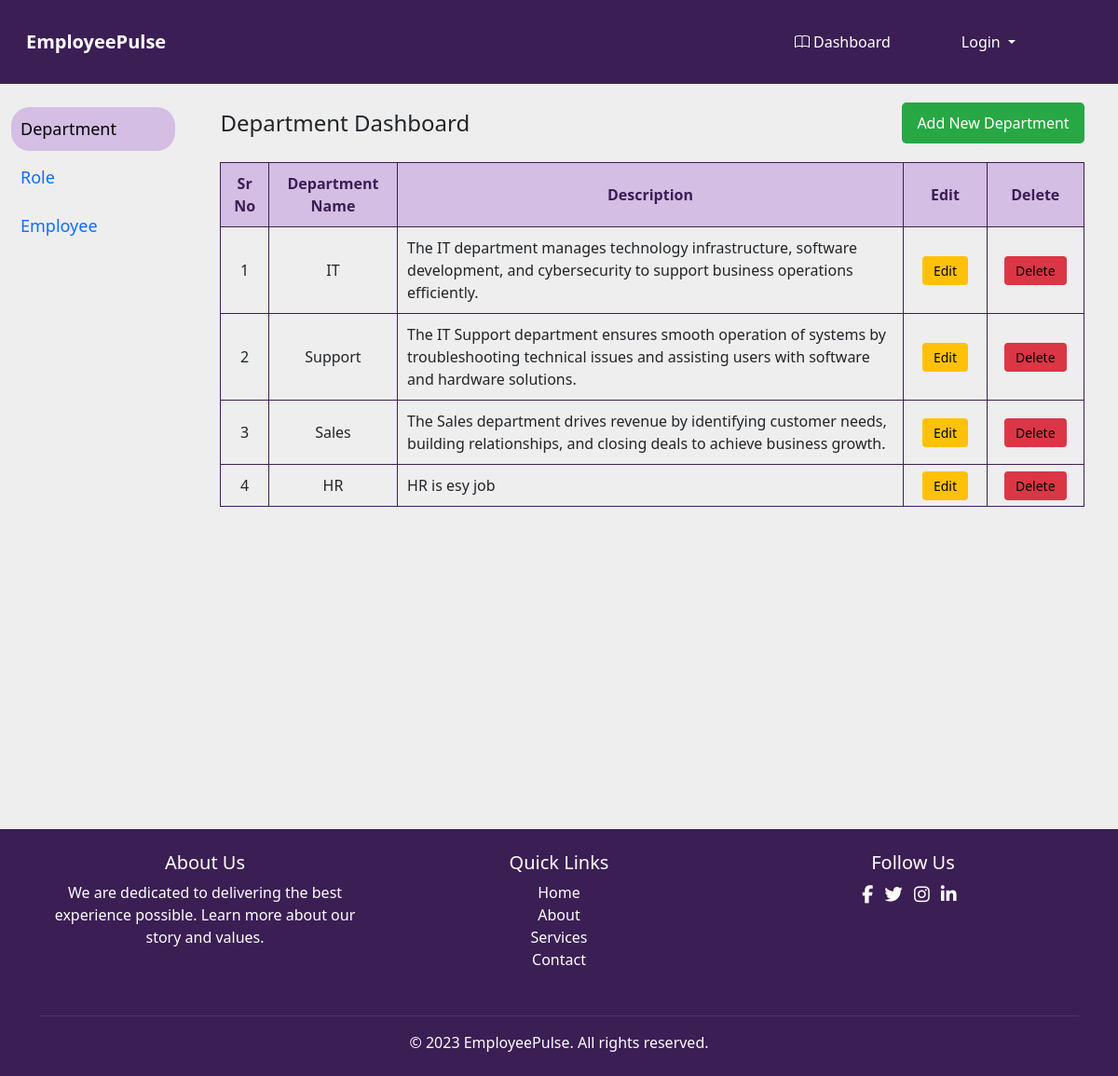
The page /department on the database as committed earlier.
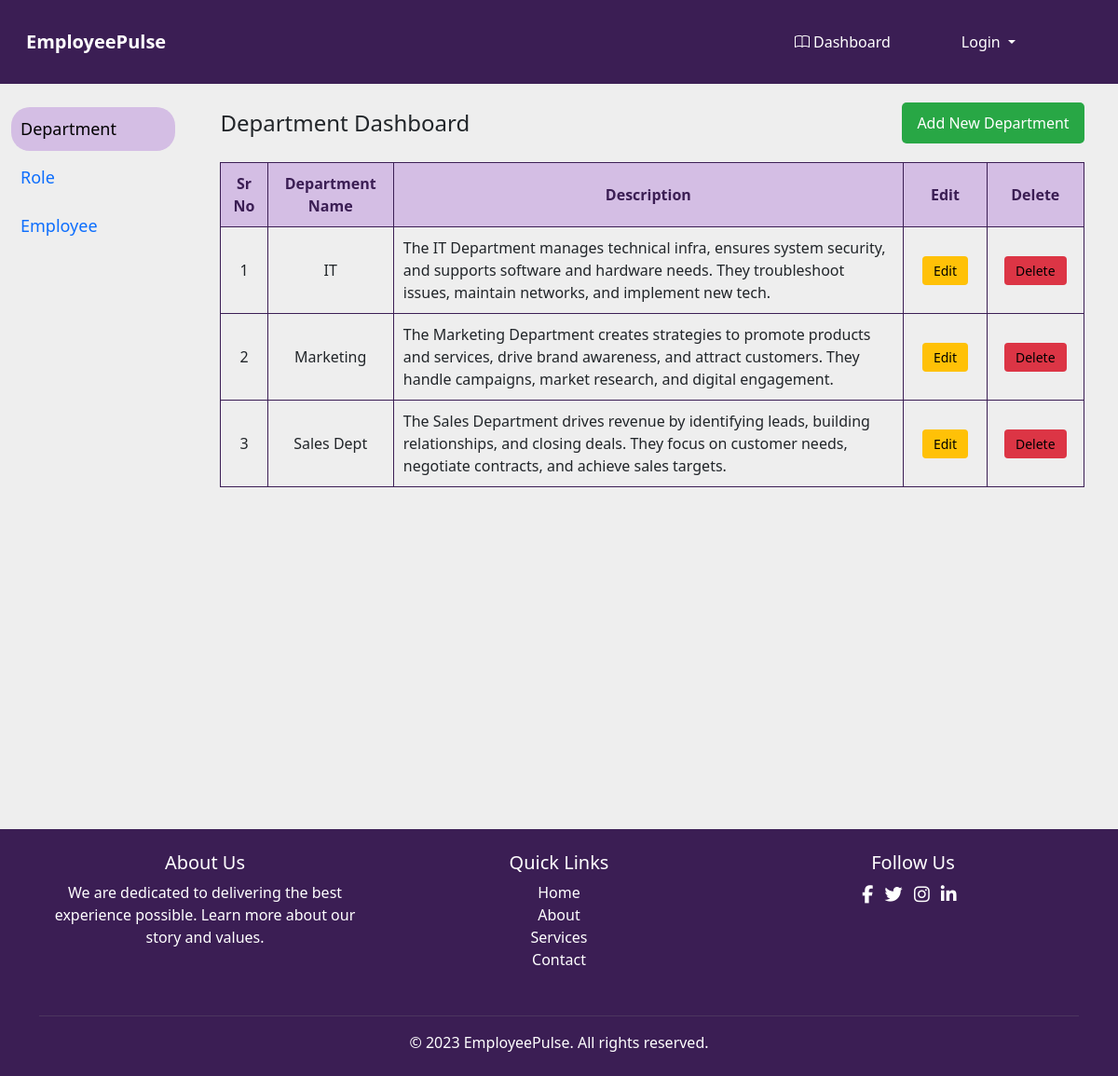
The same page on the database as committed later.
### app/models.py (models this page shows, shortened)
class Dept(models.Model):
    dept_id = models.BigAutoField(primary_key=True)
    dept_name = models.CharField(max_length=100)
    desc = models.CharField(max_length=200)
    created_at = models.DateTimeField(auto_now_add=True)
    updated_at = models.DateTimeField(auto_now=True)
    status = models.BooleanField(default=True)

### app/views.py (the view)
# urls.py: path('department', views.department),
def department(request):
    context={}
    d = Dept.objects.all().order_by('dept_id')
    context['data']=d
    return render(request, 'department.html',context)

### templates/department.html (shortened to what this page needs)
{% extends 'base.html' %}
{% load static %}
{% block 'main' %}
<div class="dept-container">
    <div class="dept-header">
        <h2>Department Dashboard</h2>
        <button class="dept-add-btn" onclick="showForm()">Add New Department</button>
    </div>
    <table class="dept-table">
        <thead>
            <tr>
                <th>Sr No</th>
                <th>Department Name</th>
                <th>Description</th>
                <th>Edit</th>
                <th>Delete</th>
            </tr>
        </thead>
        <tbody>
            {% for i in data %}
            <tr>
                <td>{{ forloop.counter }}</td>
                <td>{{ i.dept_name }}</td>
                <td style="text-align: left;">{{ i.desc }}</td>
                <td>
                    <a href="#" onclick="showEditForm('{{ i.dept_name }}', '{{ i.desc }}', '{{ i.dept_id }}')"
                        class="dept-edit-btn" style="text-decoration: none; color: black;">
                        Edit
                    </a>
                </td>
                <td>
                    <a href="/del_dept/{{ i.dept_id }}" class="dept-delete-btn" style="text-decoration: none; color: black;">
                        Delete
                    </a>
                </td>
            </tr>
            {% endfor %}
        </tbody>
    </table>
</div>
{% endblock 'main' %}

### templates/base.html (shortened to what this page needs)
{% include 'header.html' %}
{% load static %}
<div class="container-fluid ">
    <div class="row" >
        <div class="col-md-2 col-sm-3" style="background-color: #EEEEEE;">
            {% include 'sidebar.html' %}
        </div>
        <div class="col-md-10 col-sm-9 " style="background-color: #EEEEEE;">
            {% block 'main' %}{% endblock 'main' %}
        </div>
    </div>
</div>
{% include 'footer.html' %}

### templates/header.html (shortened to what this page needs)
  {% load static %}
  <!DOCTYPE html>
  <html lang="en">
    <head>
      <link rel="stylesheet" href="{% static 'css/bootstrap.min.css' %}" />
      <link rel="stylesheet" href="{% static 'style.css' %}" />
      <link
        href="https://cdnjs.cloudflare.com/ajax/libs/font-awesome/6.0.0/css/all.min.css"
        rel="stylesheet"
      />
      <link
        href="https://cdn.jsdelivr.net/npm/bootstrap-icons/font/bootstrap-icons.css"
        rel="stylesheet"
      />
    </head>
    <body>
      <nav class="navbar navbar-expand-lg custom-navbar sticky-top">
        <div class="container-fluid">
          <a class="navbar-brand custom-brand" href="/" style="color: white; font-weight: 700; ">EmployeePulse</a>
          <div class="collapse navbar-collapse" id="navbarNav">
            <ul class="navbar-nav ms-auto">
              <li class="nav-item">
                <a class="nav-link  custom-link" href="/admin-dashboard"><i class="bi bi-book mx-1"></i>Dashboard</a>
              </li>
              {% if user.is_authenticated %}
              <!-- <li class="nav-item">
                <a class="nav-link custom-link" href="/admin-viewnotice"><i class="bi bi-envelope mx-2"></i>View Notices</a>
              </li> -->
              <!-- <li class="nav-item">
                <a class="nav-link custom-link" href="admin-view-amenity">View Amenity</a>
              </li>  -->
              <li class="nav-item">
                <a class="nav-link custom-link" href="/logout"><i class="bi bi-box-arrow-in-left mx-2"></i>Logout</a>
              </li>
              <li class="nav-item">
                <a class="nav-link active" href=""><i class="bi bi-person-circle mx-2"></i>Hi, Admin</a>
            </li>
              {% else %}
              <li class="nav-item dropdown">
                <a class="nav-link dropdown-toggle custom-link" href="#" id="navbarDropdownMenuLink" role="button" data-bs-toggle="dropdown" aria-expanded="false">
                  Login
                </a>
              </li>
              {% endif %}
            </ul>
          </div>
        </div>
      </nav>

### templates/sidebar.html
<div class="side-bar">
    <ul class="side-menu">
        <li class="side-item active" data-name="dept"><a href="/department">Department</a></li>
        <a href="/role"><li class="side-item" data-name="role">Role</li></a>
        <a href="/employee"><li class="side-item" data-name="role">Employee</li></a>
    </ul>
</div>

### templates/footer.html (shortened to what this page needs)
{% load static %}
<footer class="footer-custom py-4">
  <div class="container text-center text-white">
    <div class="row">
      <div class="col-md-4 mb-3">
        <h5>About Us</h5>
        <p class="text">We are dedicated to delivering the best experience possible. Learn more about our story and values.</p>
      </div>
      <div class="col-md-4 mb-3">
        <h5>Quick Links</h5>
        <ul class="list-unstyled">
          <li><a href="#" class="footer-link">Home</a></li>
          <li><a href="#" class="footer-link">About</a></li>
          <li><a href="#" class="footer-link">Services</a></li>
          <li><a href="#" class="footer-link">Contact</a></li>
        </ul>
      </div>
      <div class="col-md-4 mb-3">
        <h5>Follow Us</h5>
        <div class="social-icons">
          <a href="#" class="footer-link me-2"><i class="fab fa-facebook-f"></i></a>
          <a href="#" class="footer-link me-2"><i class="fab fa-twitter"></i></a>
          <a href="#" class="footer-link me-2"><i class="fab fa-instagram"></i></a>
          <a href="#" class="footer-link me-2"><i class="fab fa-linkedin-in"></i></a>
        </div>
      </div>
    </div>
    <hr class="bg-secondary">
    <p class="mb-0">&copy; 2023 EmployeePulse. All rights reserved.</p>
  </div>
</footer>
<link rel="stylesheet" href="https://cdn.jsdelivr.net/npm/bootstrap@5.3.0/dist/css/bootstrap.min.css">
<link rel="stylesheet" href="https://cdnjs.cloudflare.com/ajax/libs/font-awesome/6.4.2/css/all.min.css">
</body>
</html>

### static/style.css (style rules this page uses)
.navbar { background-color: #3B1E54; height: 90px; position: sticky; }
.navbar-brand { color: white; font-size: 1.45rem; }
.navbar-nav .nav-link { color: white !important; margin-left: 60px; }
.dropdown { margin-right: 90px; }
.footer-custom { background-color: #3B1E54; }
.footer-link { color: white; transition: color 0.3s; text-decoration: none; }
.social-icons a { font-size: 1.2rem; }
hr.bg-secondary { border-top: 1px solid grey; }
.side-bar { height: 100vh; color: rgb(0, 0, 0); font-size: 18px; padding-top: 20px; }
.side-menu { list-style-type: none; padding: 0; }
.side-item { padding: 10px; margin-top: 5px; cursor: pointer; transition: background 0.3s; }
.side-item a { text-decoration: none; color: black; font-weight: 500; }
.side-item:hover, .side-item.active { background-color: #D4BEE4; border-radius: 20px; color: #3B1E54; }
.dept-container { width: 95%; margin: 20px auto; text-align: center; }
.dept-header { display: flex; justify-content: space-between; align-items: center; margin-bottom: 20px; }
.dept-header h2 { margin: 0; font-size: 24px; }
.dept-add-btn { background-color: #28a745; color: white; border: none; padding: 10px 16px; font-size: 16px; cursor: pointer; border-radius: 5px; }
.dept-table { width: 100%; border-collapse: collapse; margin-top: 10px; }
.dept-table th, .dept-table td { border: 1px solid #3B1E54; padding: 10px; text-align: center; }
.dept-table th { background-color: #D4BEE4; color: #3B1E54; }
.dept-edit-btn, .dept-delete-btn { border: none; padding: 6px 12px; cursor: pointer; border-radius: 4px; font-size: 14px; }
.dept-edit-btn { margin: 0 10px; background-color: #ffc107; color: black; }
.dept-delete-btn { margin: 0 8px; background-color: #dc3545; color: white; }
a { text-decoration: none !important; }

Rows that differ between the two databases and show on the page:
removed Dept: dept_name "Support", desc "The IT Support department ensures smooth operation of systems by troubleshooting technical issues and assisting users with software and hardware solutions."
removed Dept: dept_name "HR", desc "HR is esy job"
changed Dept "IT": desc "The IT department manages technology infrastructure, software development, and cybersecurity to support business operations efficiently." → "The IT Department manages technical infra, ensures system security, and supports software and hardware needs. They troubleshoot issues, maintain networks, and implement new tech."
added Dept: dept_name "Marketing", desc "The Marketing Department creates strategies to promote products and services, drive brand awareness, and attract customers. They handle campaigns, market research, and digital engagement."
changed Dept: dept_name "Sales" → "Sales Dept"; desc "The Sales department drives revenue by identifying customer needs, building relationships, and closing deals to achieve business growth." → "The Sales Department drives revenue by identifying leads, building relationships, and closing deals. They focus on customer needs, negotiate contracts, and achieve sales targets."
